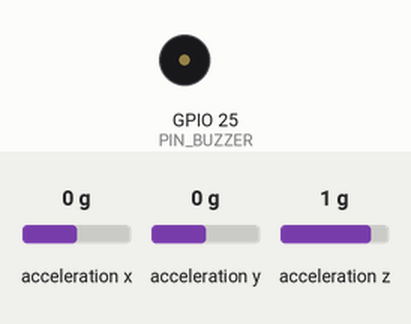
The sketch below on a simulated ESP32. On the bench: buzzer (waves = sounding, pin HIGH). Wiring (inferred from the names in the program): MPU-6050 motion sensor at I2C address 0x68. The inputs (shaded band) are chosen by the test bench; at power-on: acceleration z 1 g, acceleration x 0 g, acceleration y 0 g. WiFi joins after 1.5 s; servers stay silent unless stated; uploads are accepted with an empty reply; what the sketch prints to the serial monitor is not drawn.

Above: at 3.4 s.
3.5 s: acceleration z set to -1.4 g
6.5 s: acceleration z set to -0.8 g
At 7.08 s:
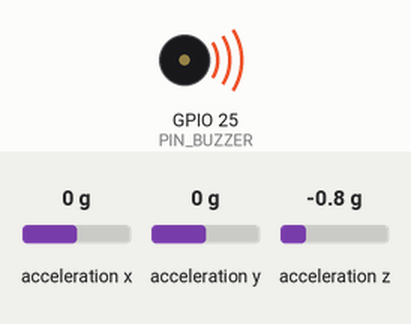
9.4 s: acceleration x set to -0.8 g
12.4 s: acceleration y set to -0.8 g
15.4 s: acceleration y set to -1.1 g
Timing chart, 0 to 19.4 s (numbered marks = the images above; inputs shaded):
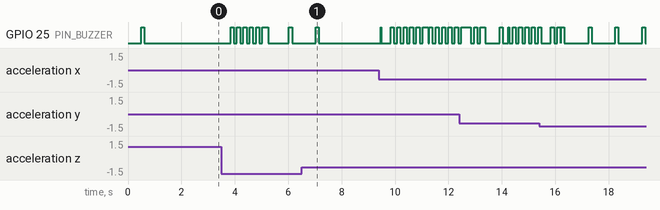

Measured:
- after the input at 6.5 s, GPIO 25 (PIN_BUZZER): goes on until 7.1 s, then stays LOW

The sketch:

ESP32_Edge_Inference_MPU6050.ino
```cpp
/*
 * ======================================================================================
 * SISTEM EDGE AI KLASIFIKASI AKTIVITAS MANUSIA (DIAM, JALAN, LARI)
 * BERBASIS ESP32, SENSOR MPU-6050, DAN BUZZER
 * --------------------------------------------------------------------------------------
 * Mata Kuliah : Edge Intelligent and Computing (CCE60306)
 * Laboratorium: CSUB - Robotic and Embedded Systems Laboratory (RESLAB FILKOM UB)
 * Platform IoT: https://iot.reslab-csub.cloud/
 * --------------------------------------------------------------------------------------
 * Fitur Utama:
 * 1. Akuisisi data sensor IMU MPU-6050 pada frekuensi cuplik 50 Hz (20 ms non-blocking).
 * 2. Sliding window buffer W = 64 sampel (1.28 s) dengan langkah geser S = 32 (overlap 50%).
 * 3. Ekstraksi 20 fitur statistik domain waktu secara lokal (mean, std, min, max, rms).
 * 4. Normalisasi fitur Z-score (StandardScaler) langsung di dalam mikrokontroler.
 * 5. Inferensi lokal Edge TinyML (MLP Neural Network 20 -> 16 -> 8 -> 3) dengan latensi < 0.25 ms.
 * 6. Indikator audio adaptif menggunakan Buzzer (pola nada berbeda untuk Diam, Jalan, Lari).
 * 7. Pengiriman telemetri hasil klasifikasi secara berkala ke platform IoT ResLab CSUB via HTTP REST.
 *
 * Konfigurasi Pinout Perangkat Keras:
 *   - ESP32 SDA      : GPIO 21 (Terhubung ke SDA MPU-6050)
 *   - ESP32 SCL      : GPIO 22 (Terhubung ke SCL MPU-6050)
 *   - ESP32 Buzzer   : GPIO 25 (Pin Positif Buzzer Aktif)
 *   - VCC            : 3.3V (MPU-6050)
 *   - GND            : GND bersama (ESP32, MPU-6050, Buzzer)
 * ======================================================================================
 */

#include <Wire.h>
#include <WiFi.h>
#include <HTTPClient.h>
#include <WiFiClientSecure.h>
#include "model_weights.h"

#ifndef MODEL_ACCEL_G_TO_UNIT
// Header lama untuk model yang dilatih dari keluaran logger dalam g.
#define MODEL_ACCEL_G_TO_UNIT 1.0f
#endif

// -----------------------------------------------------------------------------
// KONFIGURASI JARINGAN WIFI & CLOUD IOT RESLAB CSUB
// -----------------------------------------------------------------------------
const char* WIFI_SSID     = "Hotspot_Praktikum";        // Ganti dengan SSID WiFi Anda
const char* WIFI_PASSWORD = "Password_Praktikum";    // Ganti dengan Password WiFi Anda

// Endpoint Platform IoT CSUB (ThingsBoard Architecture)
// Format URL: https://iot.reslab-csub.cloud/api/v1/<DEVICE_ACCESS_TOKEN>/telemetry
const char* RESLAB_HOST         = "https://iot.reslab-csub.cloud";
const char* DEVICE_ACCESS_TOKEN = "YOUR_DEVICE_ACCESS_TOKEN"; // Token dari platform CSUB

// Interval Pengiriman Telemetri ke Cloud (milidetik)
const unsigned long CLOUD_SEND_INTERVAL_MS = 1500; // Kirim tiap 1.5 detik
unsigned long lastCloudSendTime = 0;
String cloudStatus = "Init";

// -----------------------------------------------------------------------------
// KONFIGURASI PERANGKAT KERAS (BUZZER, SENSOR MPU-6050)
// -----------------------------------------------------------------------------
#define PIN_SDA 21
#define PIN_SCL 22
#define PIN_BUZZER 25

constexpr float ACCEL_COUNTS_PER_G = 8192.0f; // Rentang +/- 4g
constexpr unsigned long SENSOR_RETRY_INTERVAL_MS = 1000;
uint8_t mpuAddress = 0;
unsigned long lastSensorAttempt = 0;

// -----------------------------------------------------------------------------
// PARAMETER SLIDING WINDOW BUFFER & FREKUENSI CUPLIK
// -----------------------------------------------------------------------------
const unsigned long SAMPLING_PERIOD_MS = 20; // 50 Hz = 20 ms
unsigned long lastSampleTime = 0;

const int WINDOW_SIZE = 64; // W = 64 sampel (1.28 detik pada 50 Hz)
const int STEP_SIZE   = 32; // S = 32 sampel (50% overlap, pembaruan tiap 0.64 detik)

// Ring buffer penyimpanan data akselerasi 3-sumbu
float buf_ax[WINDOW_SIZE];
float buf_ay[WINDOW_SIZE];
float buf_az[WINDOW_SIZE];
int sampleCount = 0;
int samplesSinceLastInference = 0;

// Variabel status inferensi terkini
constexpr int NO_PREDICTION = -1;
int currentActivityIndex = NO_PREDICTION; // 0 = DIAM, 1 = JALAN, 2 = LARI
float currentConfidence = 0.0f;
unsigned long lastInferenceLatencyUs = 0;
unsigned long buzzerTimer = 0;

// =============================================================================
// INISIALISASI MPU-6050
// =============================================================================
bool writeMPURegister(uint8_t address, uint8_t reg, uint8_t value) {
  Wire.beginTransmission(address);
  Wire.write(reg);
  Wire.write(value);
  return Wire.endTransmission() == 0;
}

bool readMPURegisters(uint8_t address, uint8_t reg, uint8_t* bytes, size_t count) {
  Wire.beginTransmission(address);
  Wire.write(reg);
  if (Wire.endTransmission(false) != 0 || Wire.requestFrom(address, count, true) != count) {
    return false;
  }
  for (size_t i = 0; i < count; ++i) {
    const int byteValue = Wire.read();
    if (byteValue < 0) return false;
    bytes[i] = static_cast<uint8_t>(byteValue);
  }
  return true;
}

void initMPU6050() {
  const uint8_t addresses[] = {0x68, 0x69};
  for (const uint8_t address : addresses) {
    uint8_t identity = 0;
    // WHO_AM_I tetap 0x68, termasuk saat AD0 memilih alamat bus 0x69.
    if (!readMPURegisters(address, 0x75, &identity, 1) || identity != 0x68) continue;
    if (!writeMPURegister(address, 0x6B, 0x00) ||
        !writeMPURegister(address, 0x1C, 0x08) ||
        !writeMPURegister(address, 0x1A, 0x03)) continue;

    delay(50);
    mpuAddress = address;
    Serial.printf("[MPU] Siap di 0x%02X\n", static_cast<unsigned int>(address));
    return;
  }
  Serial.println("[MPU] MPU-6050 gagal diinisialisasi pada 0x68/0x69. Cek kabel dan jumper.");
}

bool readAccelG(float &ax, float &ay, float &az) {
  uint8_t bytes[6];
  if (!readMPURegisters(mpuAddress, 0x3B, bytes, sizeof bytes)) return false;

  const int16_t x = static_cast<int16_t>((bytes[0] << 8) | bytes[1]);
  const int16_t y = static_cast<int16_t>((bytes[2] << 8) | bytes[3]);
  const int16_t z = static_cast<int16_t>((bytes[4] << 8) | bytes[5]);
  if (x == 0 && y == 0 && z == 0) return false;

  ax = x / ACCEL_COUNTS_PER_G;
  ay = y / ACCEL_COUNTS_PER_G;
  az = z / ACCEL_COUNTS_PER_G;
  return true;
}

// =============================================================================
// EKSTRAKSI FITUR DARI BUFFER SLIDING WINDOW
// =============================================================================
// Menghitung 20 fitur: mean, std, min, max, rms untuk ax, ay, az, dan magnitudo
void extractFeatures(float features[NUM_FEATURES]) {
  float mag[WINDOW_SIZE];
  for (int i = 0; i < WINDOW_SIZE; i++) {
    mag[i] = sqrtf(buf_ax[i] * buf_ax[i] + buf_ay[i] * buf_ay[i] + buf_az[i] * buf_az[i]);
  }

  const float* channels[4] = {buf_ax, buf_ay, buf_az, mag};
  int featIdx = 0;

  for (int ch = 0; ch < 4; ch++) {
    const float* data = channels[ch];
    float sum = 0.0f;
    float sumSq = 0.0f;
    float minVal = data[0];
    float maxVal = data[0];

    for (int i = 0; i < WINDOW_SIZE; i++) {
      float v = data[i];
      sum += v;
      sumSq += v * v;
      if (v < minVal) minVal = v;
      if (v > maxVal) maxVal = v;
    }

    float mean = sum / (float)WINDOW_SIZE;
    float variance = (sumSq / (float)WINDOW_SIZE) - (mean * mean);
    if (variance < 0.0f) variance = 0.0f;
    float std = sqrtf(variance);
    float rms = sqrtf(sumSq / (float)WINDOW_SIZE);

    features[featIdx++] = mean;
    features[featIdx++] = std;
    features[featIdx++] = minVal;
    features[featIdx++] = maxVal;
    features[featIdx++] = rms;
  }
}

// =============================================================================
// KONTROL BUZZER ADAPTIF BERDASARKAN AKTIVITAS
// =============================================================================
void handleBuzzer() {
  unsigned long now = millis();
  if (currentActivityIndex <= 0) {
    // DIAM atau prediksi belum tersedia.
    digitalWrite(PIN_BUZZER, LOW);
    buzzerTimer = now;
  } else if (currentActivityIndex == 1) {
    // JALAN: Bunyi ritmis tunggal pendek (120 ms ON setiap 1000 ms)
    if (now - buzzerTimer < 120) {
      digitalWrite(PIN_BUZZER, HIGH);
    } else if (now - buzzerTimer < 1000) {
      digitalWrite(PIN_BUZZER, LOW);
    } else {
      buzzerTimer = now;
    }
  } else if (currentActivityIndex == 2) {
    // LARI: Bunyi cepat berfrekuensi tinggi (120 ms ON, 120 ms OFF berulang)
    if ((now / 120) % 2 == 0) {
      digitalWrite(PIN_BUZZER, HIGH);
    } else {
      digitalWrite(PIN_BUZZER, LOW);
    }
  }
}

// =============================================================================
// PENGIRIMAN TELEMETRI KE CLOUD RESLAB CSUB
// =============================================================================
void sendTelemetryToResLab() {
  if (WiFi.status() != WL_CONNECTED) {
    cloudStatus = "WiFi Disc";
    return;
  }

  WiFiClientSecure client;
  client.setInsecure(); // Mengabaikan validasi SSL certificate untuk koneksi cepat
  HTTPClient http;

  String endpoint = String(RESLAB_HOST) + "/api/v1/" + String(DEVICE_ACCESS_TOKEN) + "/telemetry";
  http.begin(client, endpoint);
  http.addHeader("Content-Type", "application/json");

  // Format payload JSON sesuai spesifikasi ThingsBoard
  String payload = "{";
  payload += "\"aktivitas\":\"" + String(CLASS_NAMES[currentActivityIndex]) + "\",";
  payload += "\"confidence\":" + String(currentConfidence * 100.0f, 1) + ",";
  payload += "\"latency_us\":" + String(lastInferenceLatencyUs) + ",";
  payload += "\"status_buzzer\":" + String((currentActivityIndex == 0) ? 0 : 1);
  payload += "}";

  int httpCode = http.POST(payload);
  if (httpCode > 0) {
    if (httpCode == HTTP_CODE_OK || httpCode == 200) {
      cloudStatus = "Sent 200";
    } else {
      cloudStatus = "HTTP " + String(httpCode);
    }
  } else {
    cloudStatus = "Err " + String(httpCode);
  }
  http.end();
}

// =============================================================================
// SETUP SYSTEM
// =============================================================================
void setup() {
  Serial.begin(115200);
  delay(500);
  Serial.println("\n[SYSTEM] Inisialisasi Sistem Klasifikasi Aktivitas Edge AI...");

  // Inisialisasi Pin Buzzer & bunyi uji singkat 100 ms saat boot
  pinMode(PIN_BUZZER, OUTPUT);
  digitalWrite(PIN_BUZZER, HIGH);
  delay(100);
  digitalWrite(PIN_BUZZER, LOW);

  // Inisialisasi bus I2C MPU-6050 (SDA = GPIO 21, SCL = GPIO 22)
  Wire.begin(PIN_SDA, PIN_SCL, static_cast<uint32_t>(100000));

  // Inisialisasi Sensor IMU MPU-6050
  initMPU6050();

  // Koneksi ke Jaringan WiFi
  Serial.print("[WIFI] Menghubungkan ke ");
  Serial.println(WIFI_SSID);
  WiFi.begin(WIFI_SSID, WIFI_PASSWORD);
  int retryCount = 0;
  while (WiFi.status() != WL_CONNECTED && retryCount < 20) {
    delay(400);
    Serial.print(".");
    retryCount++;
  }

  if (WiFi.status() == WL_CONNECTED) {
    Serial.println("\n[WIFI] Terhubung! IP Address: " + WiFi.localIP().toString());
    cloudStatus = "WiFi OK";
  } else {
    Serial.println("\n[WIFI] Gagal terhubung (Mode Offline Berjalan).");
    cloudStatus = "Offline";
  }

  lastSampleTime = millis();
  lastSensorAttempt = lastSampleTime;
}

// =============================================================================
// LOOP UTAMA
// =============================================================================
void sampleAndPredict() {
  float axG, ayG, azG;
  if (!readAccelG(axG, ayG, azG)) {
    Serial.println("[MPU] Pembacaan I2C gagal atau seluruh sumbu nol. Mencoba menghubungkan ulang.");
    mpuAddress = 0;
    lastSensorAttempt = millis();
    sampleCount = 0;
    samplesSinceLastInference = 0;
    currentActivityIndex = NO_PREDICTION;
    return;
  }

  // Geser buffer ke kiri jika sudah penuh dan gunakan satuan yang dipakai saat pelatihan.
  int index = sampleCount;
  if (sampleCount < WINDOW_SIZE) {
    sampleCount++;
  } else {
    for (int i = 0; i < WINDOW_SIZE - 1; i++) {
      buf_ax[i] = buf_ax[i + 1];
      buf_ay[i] = buf_ay[i + 1];
      buf_az[i] = buf_az[i + 1];
    }
    index = WINDOW_SIZE - 1;
  }
  buf_ax[index] = axG * MODEL_ACCEL_G_TO_UNIT;
  buf_ay[index] = ayG * MODEL_ACCEL_G_TO_UNIT;
  buf_az[index] = azG * MODEL_ACCEL_G_TO_UNIT;
  samplesSinceLastInference++;

  if (sampleCount < WINDOW_SIZE || samplesSinceLastInference < STEP_SIZE) return;
  samplesSinceLastInference = 0;

  float features[NUM_FEATURES];
  extractFeatures(features);
  float probs[NUM_CLASSES];
  const unsigned long startTime = micros();
  currentActivityIndex = predictActivity(features, probs);
  lastInferenceLatencyUs = micros() - startTime;
  currentConfidence = probs[currentActivityIndex];

  Serial.printf("[INFERENSI] %s | Conf: %.1f%% | Latensi: %lu us | ax=%.3f ay=%.3f az=%.3f g\n",
                CLASS_NAMES[currentActivityIndex], currentConfidence * 100.0f, lastInferenceLatencyUs,
                axG, ayG, azG);
}

void loop() {
  const unsigned long currentMillis = millis();

  if (mpuAddress == 0 && currentMillis - lastSensorAttempt >= SENSOR_RETRY_INTERVAL_MS) {
    lastSensorAttempt = currentMillis;
    initMPU6050();
    lastSampleTime = millis();
  } else if (mpuAddress != 0 && currentMillis - lastSampleTime >= SAMPLING_PERIOD_MS) {
    lastSampleTime = currentMillis;
    sampleAndPredict();
  }

  // 3. Kontrol Nada Buzzer Berdasarkan Status Gerak
  handleBuzzer();

  // 4. Pengiriman Telemetri Berkala ke Platform IoT ResLab CSUB
  if (currentActivityIndex != NO_PREDICTION &&
      currentMillis - lastCloudSendTime >= CLOUD_SEND_INTERVAL_MS) {
    lastCloudSendTime = currentMillis;
    sendTelemetryToResLab();
  }
}
```

Source omitted: model_weights.h (8986 bytes)
